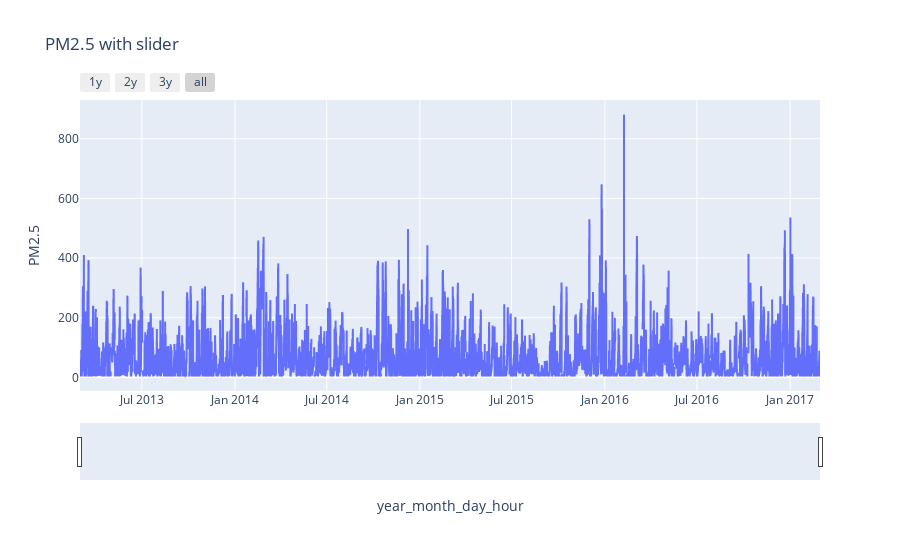

This figure's notebook cell:
### Code cell
import plotly.express as px

fig = px.line(df,x='year_month_day_hour', y='PM2.5', title='PM2.5 with slider')
fig.update_xaxes(rangeslider_visible = True,
                 rangeselector = dict(buttons=list([
                     dict(count=1, step='year',label='1y',stepmode='backward'),
                     dict(count=2,label='2y',step='year',stepmode='backward'),
                     dict(count=3,label='3y',step='year',stepmode='backward'),
                     dict(step='all')
                 ])))
fig.show()

### Figure 1 — Plotly figure (JSON) as saved in the notebook; plotly's stock layout.template omitted (floating-point values rounded to 4 significant figures; data arrays with more than 128 entries replaced by an {"elided": "..."} marker saying what was removed)
{"data": [{"hovertemplate": "year_month_day_hour=%{x}<br>PM2.5=%{y}<extra></extra>", "legendgroup": "", "line": {"color": "#636efa", "dash": "solid"}, "marker": {"symbol": "circle"}, "mode": "lines", "name": "", "showlegend": false, "type": "scattergl", "x": {"elided": "35064 str values"}, "xaxis": "x", "y": {"elided": "35064 float values"}, "yaxis": "y"}], "layout": {"legend": {"tracegroupgap": 0}, "title": {"text": "PM2.5 with slider"}, "xaxis": {"anchor": "y", "domain": [0, 1], "rangeselector": {"buttons": [{"count": 1, "label": "1y", "step": "year", "stepmode": "backward"}, {"count": 2, "label": "2y", "step": "year", "stepmode": "backward"}, {"count": 3, "label": "3y", "step": "year", "stepmode": "backward"}, {"step": "all"}]}, "rangeslider": {"visible": true}, "title": {"text": "year_month_day_hour"}}, "yaxis": {"anchor": "x", "domain": [0, 1], "title": {"text": "PM2.5"}}}}
